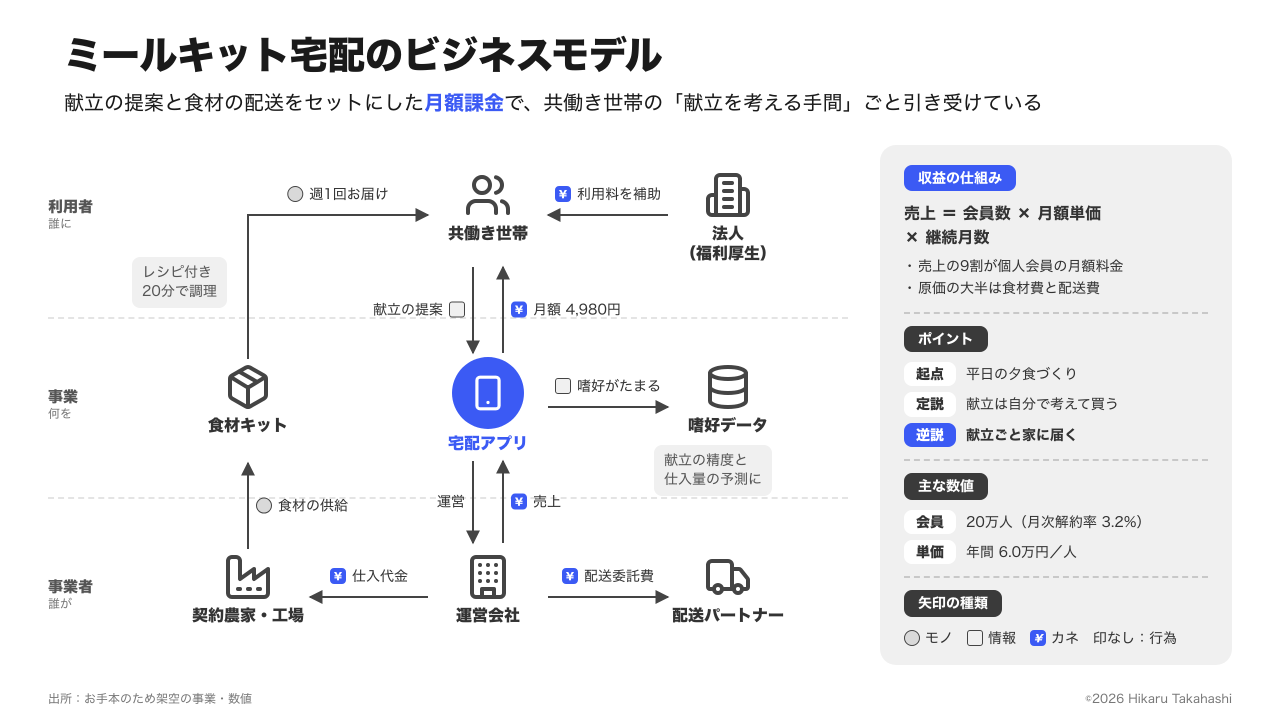
#> input picture biz-research/examples/bizgram.png, 2560 x 1440 px (shown at 1/2 size)
$ python -i inspect_image.py   (imports and definitions only)
#> lines starting #> are read from the running program, lines starting #| are printed output that depends on the picture
#!/usr/bin/env python3
"""画像からスライドの定義を書くための補助。座標はすべて 1280×720 に換算した px で指定・表示する。

使い方:
  inspect_image.py grid  <画像> <出力.png> [--region x y w h]
      画像に目盛り（10px ごとの細線、50px ごとの線、100px ごとの数字）を重ねる。
      --region を付けると、その範囲を拡大して目盛りを重ねる（細かい位置や文字の大きさを読むとき）。
  inspect_image.py color <画像> x y [x y ...]
      指定した点の色を #RRGGBB で表示する。
  inspect_image.py crop  <画像> x y w h <出力.png> [--transparent #RRGGBB]
      範囲を元の解像度のまま切り出す（アイコン・イラスト・写真・複雑なグラフ用）。
      --transparent を付けると、その色（背景）を透明にする。
"""
import sys

from PIL import Image, ImageDraw

W, H = 1280, 720


def load(path):
#> called with path = '../../biz-research/examples/bizgram.png'
    im = Image.open(path).convert('RGB')
#> im is the input picture: PIL image 2560x1440 RGB; mean R, G, B 240.2, 240.6, 242.2
    return im, im.width / W


def grid(path, out, region=None):
    im, k = load(path)
#> k = 2
    x0, y0, rw, rh = region or (0, 0, W, H)
    crop = im.crop((round(x0 * k), round(y0 * k), round((x0 + rw) * k), round((y0 + rh) * k)))
    z = max(1.0, min(2560 / rw, 1440 / rh))  # 拡大率（1px あたりの画素数）
    crop = crop.resize((round(rw * z), round(rh * z)), Image.LANCZOS)
    d = ImageDraw.Draw(crop, 'RGBA')
    for v in range(int(x0 // 10 * 10), int(x0 + rw) + 1, 10):
        X = (v - x0) * z
        d.line([(X, 0), (X, crop.height)], fill=(255, 0, 255, 150 if v % 50 == 0 else 40), width=1)
        if v % (100 if z < 3 else 50) == 0:
            d.text((X + 2, 2), str(v), fill=(255, 0, 255, 255))
    for v in range(int(y0 // 10 * 10), int(y0 + rh) + 1, 10):
        Y = (v - y0) * z
        d.line([(0, Y), (crop.width, Y)], fill=(255, 0, 255, 150 if v % 50 == 0 else 40), width=1)
        if v % (100 if z < 3 else 50) == 0:
            d.text((2, Y + 2), str(v), fill=(255, 0, 255, 255))
    crop.save(out)
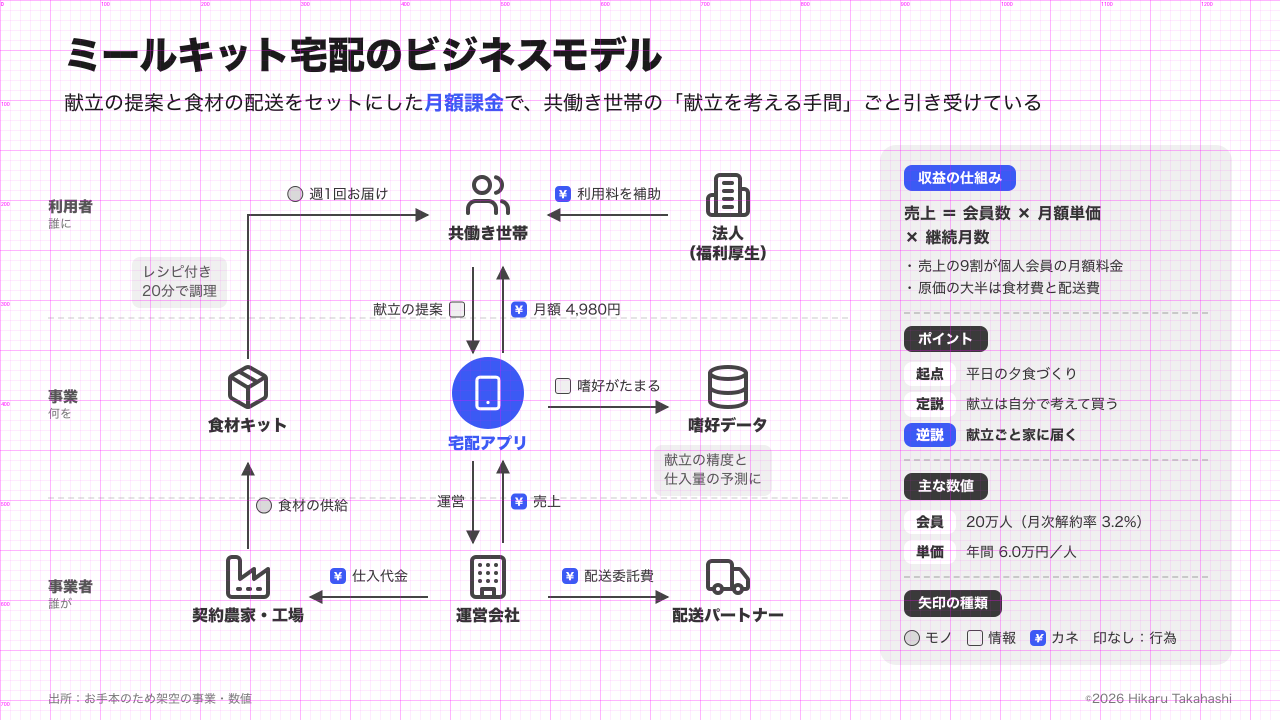
#> saved as out.png: PIL image 2560x1440 RGB (shown at 1/2 size); mean R, G, B 240.6, 234.6, 242.5
    print(out)


# [52 lines left out: functions color, crop, main, not called in this run]


# [2 lines not run here, left out]

>>> result = grid('../../biz-research/examples/bizgram.png', 'out.png')
